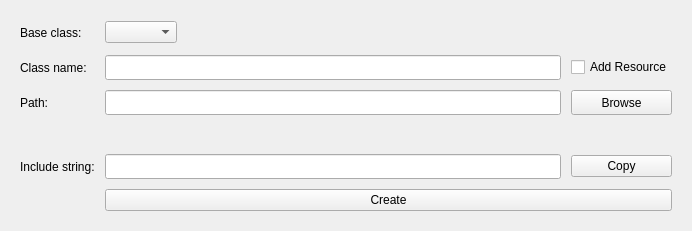
<?xml version="1.0" encoding="UTF-8"?>
<ui version="4.0">
 <class>Widget</class>
 <widget class="QWidget" name="Widget">
  <property name="geometry">
   <rect>
    <x>0</x>
    <y>0</y>
    <width>692</width>
    <height>231</height>
   </rect>
  </property>
  <property name="sizePolicy">
   <sizepolicy hsizetype="Preferred" vsizetype="Expanding">
    <horstretch>0</horstretch>
    <verstretch>0</verstretch>
   </sizepolicy>
  </property>
  <property name="minimumSize">
   <size>
    <width>0</width>
    <height>190</height>
   </size>
  </property>
  <property name="windowTitle">
   <string>Class maker</string>
  </property>
  <property name="windowIcon">
   <iconset resource="Resource.qrc">
    <normaloff>:/Resources/AppIcon/icon.ico</normaloff>:/Resources/AppIcon/icon.ico</iconset>
  </property>
  <layout class="QGridLayout" name="gridLayout">
   <property name="leftMargin">
    <number>20</number>
   </property>
   <property name="topMargin">
    <number>20</number>
   </property>
   <property name="rightMargin">
    <number>20</number>
   </property>
   <property name="bottomMargin">
    <number>20</number>
   </property>
   <property name="spacing">
    <number>10</number>
   </property>
   <item row="0" column="0">
    <widget class="QLabel" name="label_4">
     <property name="sizePolicy">
      <sizepolicy hsizetype="Fixed" vsizetype="Preferred">
       <horstretch>0</horstretch>
       <verstretch>0</verstretch>
      </sizepolicy>
     </property>
     <property name="minimumSize">
      <size>
       <width>0</width>
       <height>25</height>
      </size>
     </property>
     <property name="maximumSize">
      <size>
       <width>16777215</width>
       <height>25</height>
      </size>
     </property>
     <property name="text">
      <string>Base class:</string>
     </property>
    </widget>
   </item>
   <item row="1" column="0">
    <widget class="QLabel" name="label">
     <property name="sizePolicy">
      <sizepolicy hsizetype="Fixed" vsizetype="Preferred">
       <horstretch>0</horstretch>
       <verstretch>0</verstretch>
      </sizepolicy>
     </property>
     <property name="minimumSize">
      <size>
       <width>0</width>
       <height>25</height>
      </size>
     </property>
     <property name="maximumSize">
      <size>
       <width>16777215</width>
       <height>25</height>
      </size>
     </property>
     <property name="text">
      <string>Class name:</string>
     </property>
    </widget>
   </item>
   <item row="1" column="2" colspan="2">
    <widget class="QLineEdit" name="lineEdit_className">
     <property name="minimumSize">
      <size>
       <width>0</width>
       <height>25</height>
      </size>
     </property>
     <property name="maximumSize">
      <size>
       <width>16777215</width>
       <height>25</height>
      </size>
     </property>
    </widget>
   </item>
   <item row="4" column="4">
    <widget class="QPushButton" name="btn_copy">
     <property name="enabled">
      <bool>true</bool>
     </property>
     <property name="cursor">
      <cursorShape>PointingHandCursor</cursorShape>
     </property>
     <property name="text">
      <string>Copy</string>
     </property>
    </widget>
   </item>
   <item row="2" column="2" colspan="2">
    <widget class="QLineEdit" name="lineEdit_path">
     <property name="minimumSize">
      <size>
       <width>0</width>
       <height>25</height>
      </size>
     </property>
     <property name="maximumSize">
      <size>
       <width>16777215</width>
       <height>25</height>
      </size>
     </property>
    </widget>
   </item>
   <item row="2" column="0">
    <widget class="QLabel" name="label_2">
     <property name="sizePolicy">
      <sizepolicy hsizetype="Fixed" vsizetype="Preferred">
       <horstretch>0</horstretch>
       <verstretch>0</verstretch>
      </sizepolicy>
     </property>
     <property name="minimumSize">
      <size>
       <width>0</width>
       <height>25</height>
      </size>
     </property>
     <property name="maximumSize">
      <size>
       <width>16777215</width>
       <height>25</height>
      </size>
     </property>
     <property name="text">
      <string>Path:</string>
     </property>
    </widget>
   </item>
   <item row="3" column="2">
    <spacer name="verticalSpacer">
     <property name="orientation">
      <enum>Qt::Orientation::Vertical</enum>
     </property>
     <property name="sizeHint" stdset="0">
      <size>
       <width>20</width>
       <height>40</height>
      </size>
     </property>
    </spacer>
   </item>
   <item row="4" column="2" colspan="2">
    <widget class="QLineEdit" name="lineEdit_result">
     <property name="minimumSize">
      <size>
       <width>0</width>
       <height>25</height>
      </size>
     </property>
     <property name="maximumSize">
      <size>
       <width>16777215</width>
       <height>25</height>
      </size>
     </property>
     <property name="readOnly">
      <bool>true</bool>
     </property>
    </widget>
   </item>
   <item row="2" column="4">
    <widget class="QPushButton" name="btn_browse">
     <property name="minimumSize">
      <size>
       <width>0</width>
       <height>25</height>
      </size>
     </property>
     <property name="maximumSize">
      <size>
       <width>16777215</width>
       <height>25</height>
      </size>
     </property>
     <property name="cursor">
      <cursorShape>PointingHandCursor</cursorShape>
     </property>
     <property name="text">
      <string>Browse</string>
     </property>
    </widget>
   </item>
   <item row="0" column="3">
    <spacer name="horizontalSpacer">
     <property name="orientation">
      <enum>Qt::Orientation::Horizontal</enum>
     </property>
     <property name="sizeHint" stdset="0">
      <size>
       <width>40</width>
       <height>20</height>
      </size>
     </property>
    </spacer>
   </item>
   <item row="4" column="0">
    <widget class="QLabel" name="label_3">
     <property name="sizePolicy">
      <sizepolicy hsizetype="Fixed" vsizetype="Preferred">
       <horstretch>0</horstretch>
       <verstretch>0</verstretch>
      </sizepolicy>
     </property>
     <property name="minimumSize">
      <size>
       <width>0</width>
       <height>25</height>
      </size>
     </property>
     <property name="maximumSize">
      <size>
       <width>16777215</width>
       <height>25</height>
      </size>
     </property>
     <property name="text">
      <string>Include string:</string>
     </property>
    </widget>
   </item>
   <item row="0" column="2">
    <widget class="QComboBox" name="comboBox_baseClass">
     <property name="cursor">
      <cursorShape>PointingHandCursor</cursorShape>
     </property>
    </widget>
   </item>
   <item row="1" column="4">
    <widget class="QCheckBox" name="checkBox_Resource">
     <property name="cursor">
      <cursorShape>PointingHandCursor</cursorShape>
     </property>
     <property name="text">
      <string>Add Resource</string>
     </property>
    </widget>
   </item>
   <item row="5" column="2" colspan="3">
    <widget class="QPushButton" name="btn_create">
     <property name="cursor">
      <cursorShape>PointingHandCursor</cursorShape>
     </property>
     <property name="text">
      <string>Create</string>
     </property>
    </widget>
   </item>
  </layout>
 </widget>
 <resources>
  <include location="Resource.qrc"/>
 </resources>
 <connections/>
</ui>
